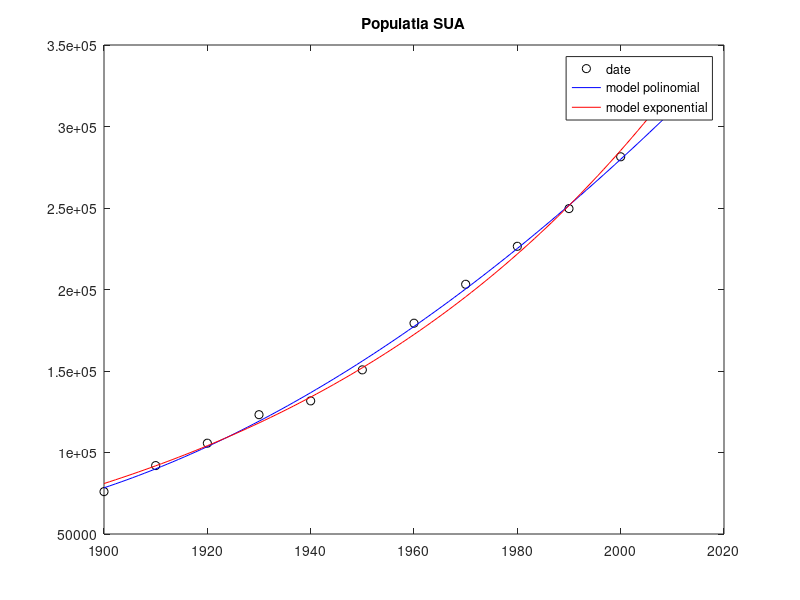

This figure's MATLAB source:
xdata = 1900 : 10 : 2010;
ydata = [75995 91972 105710 123200 131670 150700 179320 203210 226510 249630 281420 308790];

x1 = polyfit(xdata, ydata, 3)       % [c3 c2 c1 c0]
x2 = polyfit(xdata, log(ydata), 1); % [lambda K]
x2(2) = exp(x2(2));

times = linspace(xdata(1),xdata(end));
plot(xdata, ydata,                                                       'ko',
     times, x1(4) + x1(3) * times + x1(2) * times.^2 + x1(1) * times.^3, 'b-',
     times, x2(2) * exp(times*x2(1)),                                    'r-');
legend('date', 'model polinomial', 'model exponential');
title('Populatia SUA');

printf('c0 = %g, c1 = %g, c2 = %g, c3 = %g\n', x1(1), x1(2), x1(3), x1(4));
printf('K = %g, lambda = %g\n', x2(2), x2(1));